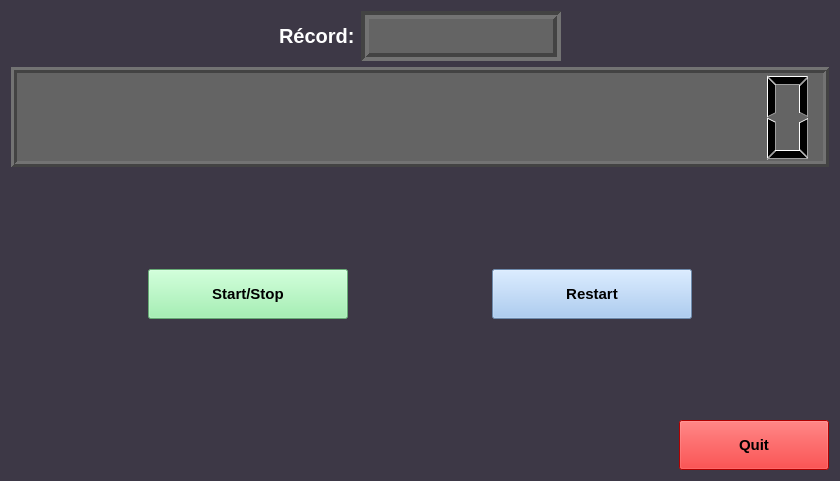
<?xml version="1.0" encoding="UTF-8"?>
<ui version="4.0">
 <class>Cronometre</class>
 <widget class="QWidget" name="Cronometre">
  <property name="geometry">
   <rect>
    <x>0</x>
    <y>0</y>
    <width>840</width>
    <height>481</height>
   </rect>
  </property>
  <property name="font">
   <font>
    <pointsize>11</pointsize>
    <weight>75</weight>
    <bold>true</bold>
   </font>
  </property>
  <property name="windowTitle">
   <string>Cronometre</string>
  </property>
  <property name="styleSheet">
   <string notr="true">background-color: rgb(61, 56, 70);</string>
  </property>
  <layout class="QHBoxLayout" name="horizontalLayout_6">
   <item>
    <layout class="QVBoxLayout" name="verticalLayout_4">
     <item>
      <layout class="QVBoxLayout" name="verticalLayout_3">
       <item>
        <layout class="QHBoxLayout" name="horizontalLayout_5">
         <item>
          <spacer name="horizontalSpacer_5">
           <property name="orientation">
            <enum>Qt::Horizontal</enum>
           </property>
           <property name="sizeHint" stdset="0">
            <size>
             <width>40</width>
             <height>20</height>
            </size>
           </property>
          </spacer>
         </item>
         <item>
          <layout class="QHBoxLayout" name="horizontalLayout_4">
           <item>
            <widget class="QLabel" name="label_5">
             <property name="minimumSize">
              <size>
               <width>50</width>
               <height>50</height>
              </size>
             </property>
             <property name="maximumSize">
              <size>
               <width>100</width>
               <height>100</height>
              </size>
             </property>
             <property name="font">
              <font>
               <pointsize>15</pointsize>
               <weight>75</weight>
               <bold>true</bold>
              </font>
             </property>
             <property name="styleSheet">
              <string notr="true">

color: rgb(255, 255, 255);</string>
             </property>
             <property name="text">
              <string>Récord:</string>
             </property>
            </widget>
           </item>
           <item>
            <widget class="QLabel" name="label_6">
             <property name="minimumSize">
              <size>
               <width>200</width>
               <height>50</height>
              </size>
             </property>
             <property name="maximumSize">
              <size>
               <width>200</width>
               <height>100</height>
              </size>
             </property>
             <property name="font">
              <font>
               <pointsize>18</pointsize>
               <weight>50</weight>
               <bold>false</bold>
              </font>
             </property>
             <property name="styleSheet">
              <string notr="true">background-color: rgb(100, 100, 100);
color: rgb(255, 255, 255);</string>
             </property>
             <property name="frameShape">
              <enum>QFrame::Box</enum>
             </property>
             <property name="frameShadow">
              <enum>QFrame::Sunken</enum>
             </property>
             <property name="lineWidth">
              <number>4</number>
             </property>
             <property name="text">
              <string/>
             </property>
            </widget>
           </item>
          </layout>
         </item>
         <item>
          <spacer name="horizontalSpacer_6">
           <property name="orientation">
            <enum>Qt::Horizontal</enum>
           </property>
           <property name="sizeHint" stdset="0">
            <size>
             <width>40</width>
             <height>20</height>
            </size>
           </property>
          </spacer>
         </item>
        </layout>
       </item>
      </layout>
     </item>
     <item>
      <layout class="QHBoxLayout" name="horizontalLayout_3">
       <item>
        <widget class="MyQLCDNumber" name="lcdNumber_4">
         <property name="minimumSize">
          <size>
           <width>200</width>
           <height>100</height>
          </size>
         </property>
         <property name="styleSheet">
          <string notr="true">background-color: rgb(100, 100, 100);</string>
         </property>
         <property name="lineWidth">
          <number>3</number>
         </property>
         <property name="digitCount">
          <number>16</number>
         </property>
        </widget>
       </item>
      </layout>
     </item>
     <item>
      <layout class="QVBoxLayout" name="verticalLayout_2">
       <item>
        <spacer name="verticalSpacer_2">
         <property name="orientation">
          <enum>Qt::Vertical</enum>
         </property>
         <property name="sizeHint" stdset="0">
          <size>
           <width>20</width>
           <height>40</height>
          </size>
         </property>
        </spacer>
       </item>
       <item>
        <layout class="QHBoxLayout" name="horizontalLayout">
         <item>
          <spacer name="horizontalSpacer">
           <property name="orientation">
            <enum>Qt::Horizontal</enum>
           </property>
           <property name="sizeHint" stdset="0">
            <size>
             <width>40</width>
             <height>20</height>
            </size>
           </property>
          </spacer>
         </item>
         <item>
          <widget class="QPushButton" name="pushButton">
           <property name="minimumSize">
            <size>
             <width>200</width>
             <height>50</height>
            </size>
           </property>
           <property name="font">
            <font>
             <pointsize>11</pointsize>
             <weight>75</weight>
             <bold>true</bold>
            </font>
           </property>
           <property name="styleSheet">
            <string notr="true">background-color: rgb(143, 240, 164);</string>
           </property>
           <property name="text">
            <string>Start/Stop</string>
           </property>
           <property name="shortcut">
            <string>Alt+S</string>
           </property>
           <property name="checkable">
            <bool>false</bool>
           </property>
          </widget>
         </item>
         <item>
          <spacer name="horizontalSpacer_2">
           <property name="orientation">
            <enum>Qt::Horizontal</enum>
           </property>
           <property name="sizeHint" stdset="0">
            <size>
             <width>40</width>
             <height>20</height>
            </size>
           </property>
          </spacer>
         </item>
         <item>
          <widget class="QPushButton" name="pushButton_3">
           <property name="minimumSize">
            <size>
             <width>200</width>
             <height>50</height>
            </size>
           </property>
           <property name="font">
            <font>
             <pointsize>11</pointsize>
             <weight>75</weight>
             <bold>true</bold>
            </font>
           </property>
           <property name="styleSheet">
            <string notr="true">background-color: rgb(153, 193, 241);</string>
           </property>
           <property name="text">
            <string>Restart</string>
           </property>
           <property name="shortcut">
            <string>Alt+R</string>
           </property>
          </widget>
         </item>
         <item>
          <spacer name="horizontalSpacer_3">
           <property name="orientation">
            <enum>Qt::Horizontal</enum>
           </property>
           <property name="sizeHint" stdset="0">
            <size>
             <width>40</width>
             <height>20</height>
            </size>
           </property>
          </spacer>
         </item>
        </layout>
       </item>
      </layout>
     </item>
     <item>
      <layout class="QVBoxLayout" name="verticalLayout">
       <item>
        <spacer name="verticalSpacer">
         <property name="orientation">
          <enum>Qt::Vertical</enum>
         </property>
         <property name="sizeHint" stdset="0">
          <size>
           <width>20</width>
           <height>40</height>
          </size>
         </property>
        </spacer>
       </item>
       <item>
        <layout class="QHBoxLayout" name="horizontalLayout_2">
         <item>
          <spacer name="horizontalSpacer_4">
           <property name="orientation">
            <enum>Qt::Horizontal</enum>
           </property>
           <property name="sizeHint" stdset="0">
            <size>
             <width>40</width>
             <height>20</height>
            </size>
           </property>
          </spacer>
         </item>
         <item>
          <widget class="QPushButton" name="pushButton_4">
           <property name="minimumSize">
            <size>
             <width>150</width>
             <height>50</height>
            </size>
           </property>
           <property name="styleSheet">
            <string notr="true">background-color: rgb(246, 0, 0);</string>
           </property>
           <property name="text">
            <string>Quit</string>
           </property>
           <property name="shortcut">
            <string comment="Alt+q">Alt+Q</string>
           </property>
          </widget>
         </item>
        </layout>
       </item>
      </layout>
     </item>
    </layout>
   </item>
  </layout>
 </widget>
 <customwidgets>
  <customwidget>
   <class>MyQLCDNumber</class>
   <extends>QLCDNumber</extends>
   <header location="global">MyQLCDNumber.h</header>
   <slots>
    <signal>enviarsec(int)</signal>
    <signal>enviarmin(int)</signal>
    <signal>enviarhora(int)</signal>
    <signal>enviarRec(QString)</signal>
    <signal>canviaColBot(QString)</signal>
    <signal>canviaColLCD(QString)</signal>
    <slot>tractaClick()</slot>
    <slot>tractaRestart()</slot>
   </slots>
  </customwidget>
 </customwidgets>
 <resources/>
 <connections>
  <connection>
   <sender>pushButton_4</sender>
   <signal>released()</signal>
   <receiver>Cronometre</receiver>
   <slot>close()</slot>
   <hints>
    <hint type="sourcelabel">
     <x>792</x>
     <y>616</y>
    </hint>
    <hint type="destinationlabel">
     <x>704</x>
     <y>633</y>
    </hint>
   </hints>
  </connection>
  <connection>
   <sender>lcdNumber_4</sender>
   <signal>enviarRec(QString)</signal>
   <receiver>label_6</receiver>
   <slot>setText(QString)</slot>
   <hints>
    <hint type="sourcelabel">
     <x>687</x>
     <y>259</y>
    </hint>
    <hint type="destinationlabel">
     <x>644</x>
     <y>341</y>
    </hint>
   </hints>
  </connection>
  <connection>
   <sender>lcdNumber_4</sender>
   <signal>canviaColLCD(QString)</signal>
   <receiver>lcdNumber_4</receiver>
   <slot>setStyleSheet(QString)</slot>
   <hints>
    <hint type="sourcelabel">
     <x>628</x>
     <y>220</y>
    </hint>
    <hint type="destinationlabel">
     <x>637</x>
     <y>227</y>
    </hint>
   </hints>
  </connection>
  <connection>
   <sender>lcdNumber_4</sender>
   <signal>canviaColBot(QString)</signal>
   <receiver>pushButton</receiver>
   <slot>setStyleSheet(QString)</slot>
   <hints>
    <hint type="sourcelabel">
     <x>730</x>
     <y>260</y>
    </hint>
    <hint type="destinationlabel">
     <x>514</x>
     <y>449</y>
    </hint>
   </hints>
  </connection>
  <connection>
   <sender>pushButton</sender>
   <signal>clicked()</signal>
   <receiver>lcdNumber_4</receiver>
   <slot>tractaClick()</slot>
   <hints>
    <hint type="sourcelabel">
     <x>490</x>
     <y>481</y>
    </hint>
    <hint type="destinationlabel">
     <x>709</x>
     <y>244</y>
    </hint>
   </hints>
  </connection>
  <connection>
   <sender>pushButton_3</sender>
   <signal>clicked()</signal>
   <receiver>lcdNumber_4</receiver>
   <slot>tractaRestart()</slot>
   <hints>
    <hint type="sourcelabel">
     <x>484</x>
     <y>583</y>
    </hint>
    <hint type="destinationlabel">
     <x>652</x>
     <y>260</y>
    </hint>
   </hints>
  </connection>
 </connections>
</ui>
